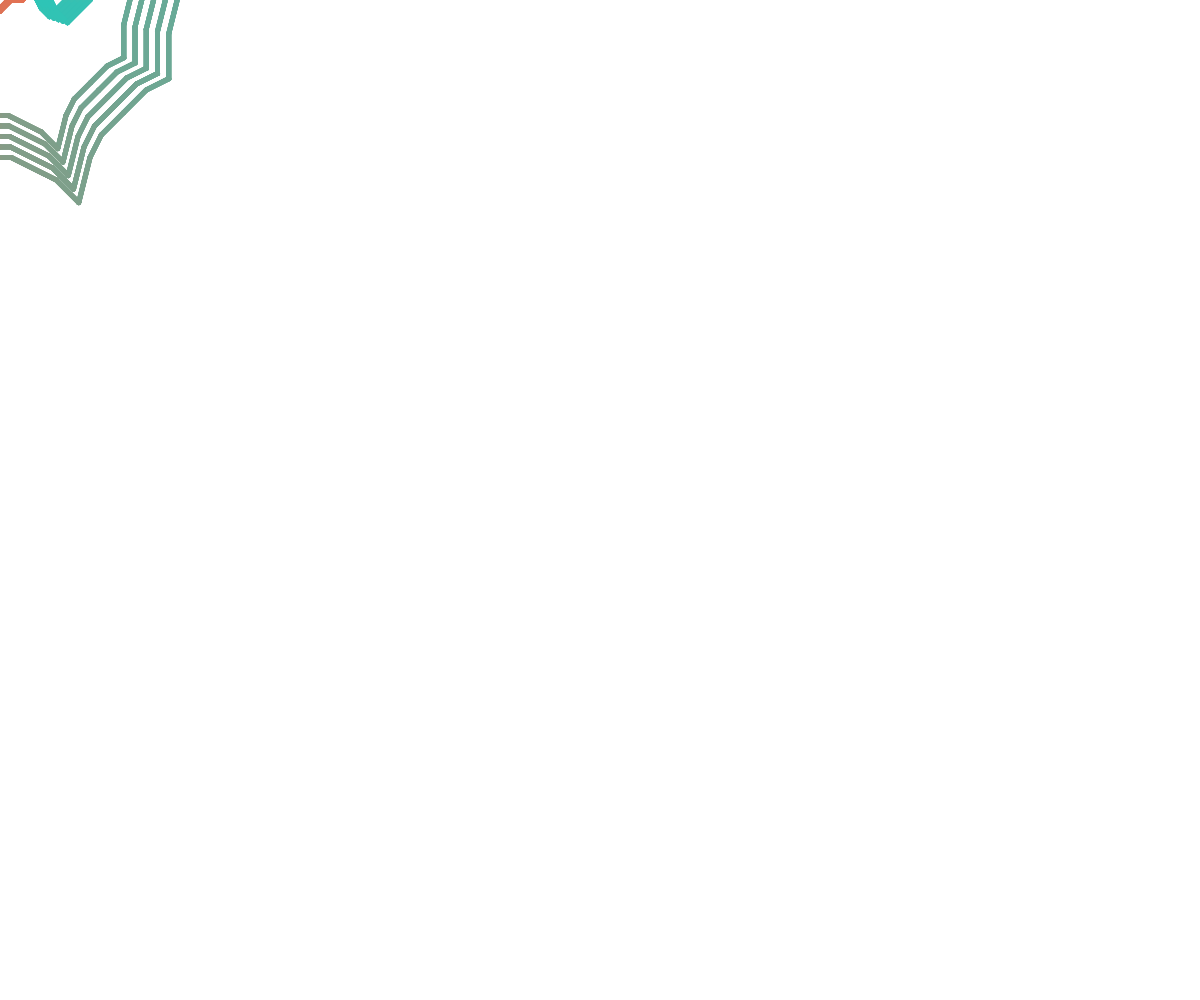
Frame 1 (no input)
Frame 60 (no input): identical to frame 1, image omitted
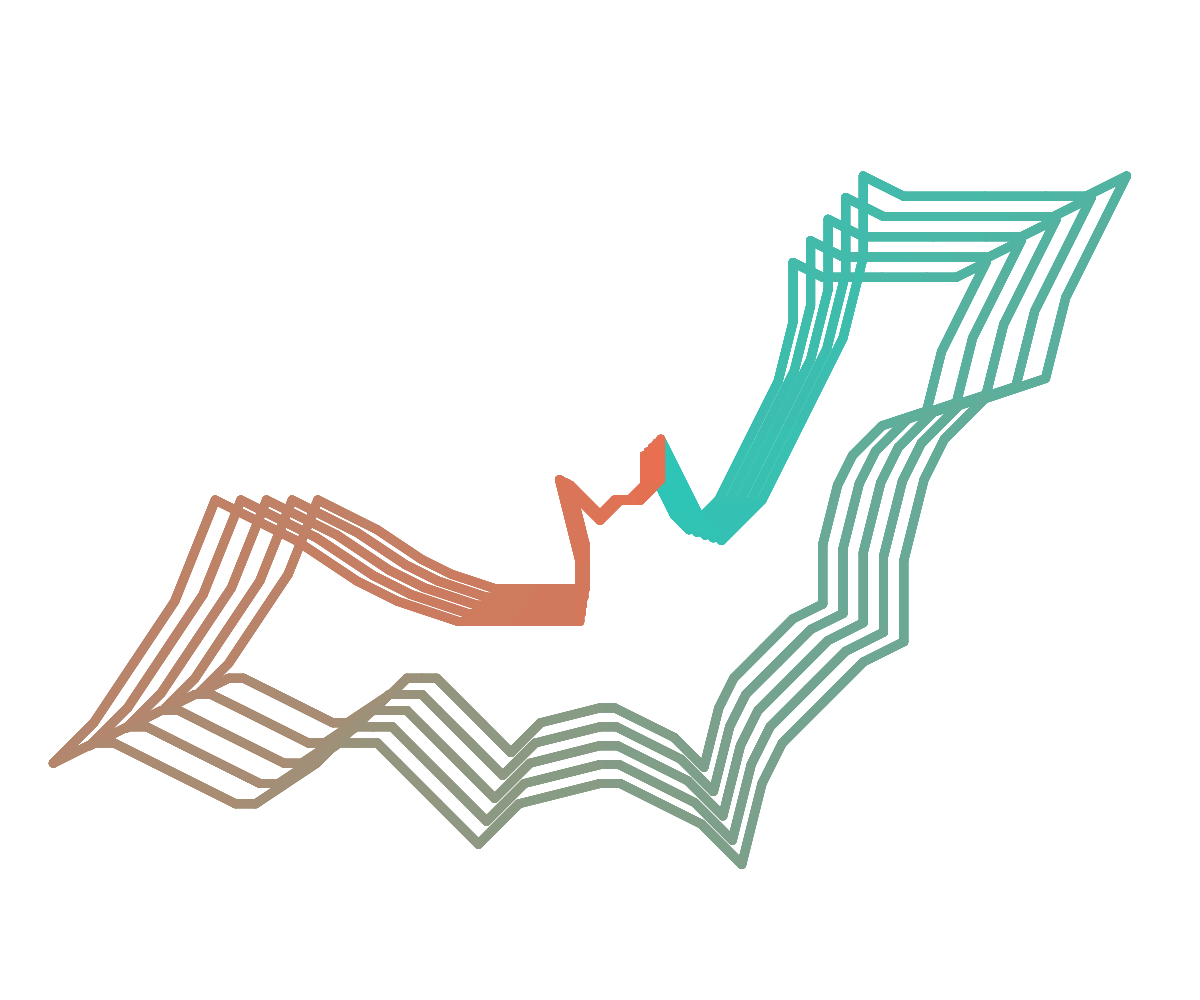
Frame 120 (the mouse pressed at the canvas centre since frame 60)

The p5.js sketch that drew these frames (run headless with seeded random() and noise() and a simulated clock; from frame 60 on, the mouse is pressed at the canvas centre):

// p5.js sketch
// ── sketch.js
var s = 1 //先設定s為1，之後迴圈會從1~5

function setup() {
  createCanvas(windowWidth, windowHeight); //設定畫布和視窗大小相同
}

function myyyy() { //將圖畫整理為一個函數
  //要連線的座標點
  let points = [[3,3],[5,-1],[6,-2],[8,0],[10,4],[12,8],[13,12],[13,16],[15,15],[19,15],[22,15],[24,15],[26,16],[25,14],[23,10],[22,6],[19,5],[17,3],[16,1],[15,-3],[15,-7],[13,-8],[11,-10],[9,-12],[8,-14],[7,-18],[5,-16],[1,-14],[0,-14],[-4,-15],[-6,-17],[-8,-15],[-10,-13],[-11,-12],[-12,-12],[-13,-12],[-14,-13],[-17,-15],[-18,-15],[-22,-13],[-24,-12],[-25,-12],[-27,-13],[-25,-11],[-23,-8],[-21,-5],[-19,0],[-15,-2],[-12,-4],[-10,-5],[-7,-6],[-4,-6],[-1,-6],[-1,-3],[-2,1],[0,-1],[1,0],[2,0],[3,1],[3,3]]; 

  // 將座標點擴大 20 倍，s用作之後迴圈擴大的變數
   for (let i = 0; i < points.length; i++) {
    for (let j = 0; j < points[i].length; j++) {
      points[i][j] = points[i][j] * 15*(1+s/10);
    }
  }

  //基本設定
  scale(1, -1);
  strokeWeight(10); //線條粗細

  // 定義漸層顏色
  let c1 = color("#2ec4b6");
  let c2 = color("#ee6c4d");

  //從第一點跟第二點連成一線，接著，從第二點跟第三點連成一線，以此類推到最後一個
  for (let t = 0; t < points.length-1; t++) {
    let colorLine = lerpColor(c1, c2, t / points.length);
    stroke(colorLine);
    line(points[t][0], points[t][1], points[t+1][0], points[t+1][1]);
  }

  //最後一點與第一點連成一線
  line(points[points.length-1][0], points[points.length-1][1], points[0][0], points[0][1]);
}


function draw() {
  background(255);
  for(var m=0;m<5;m++){ //呼叫五次函數繪圖
   for(s = 1;s<6;s++){ //讓s由1~5跑一次
     push()
       translate(mouseX,mouseY) //跟著滑鼠座標移動
       scale(0.5+mouseX/1500)
       myyyy() //呼叫函數
     pop()
   }
  }
}
